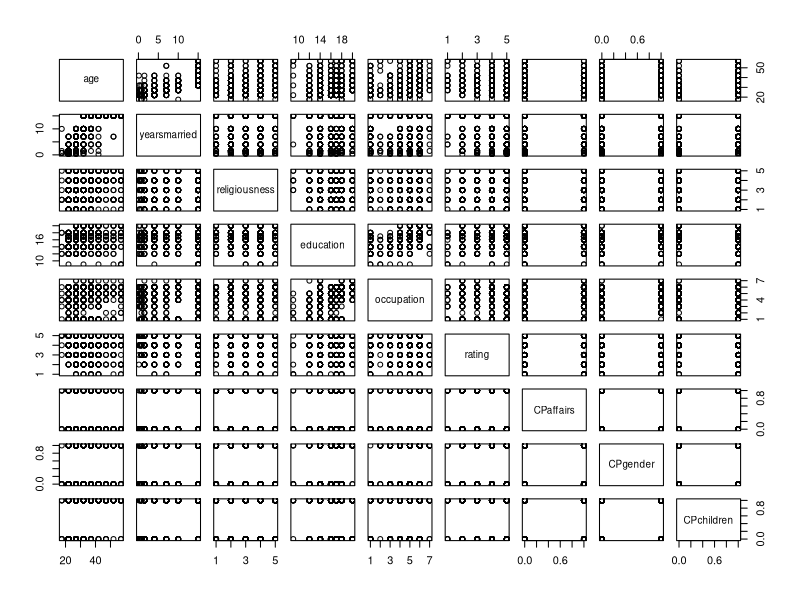
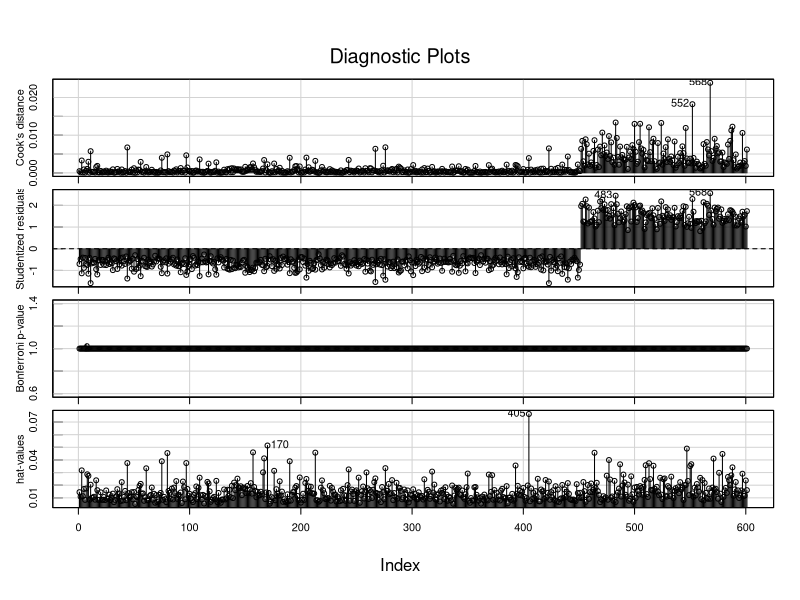
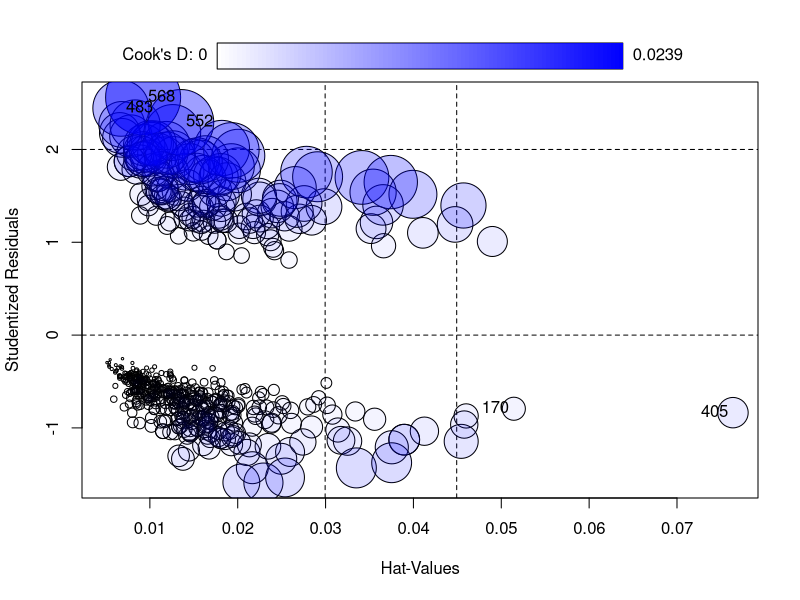
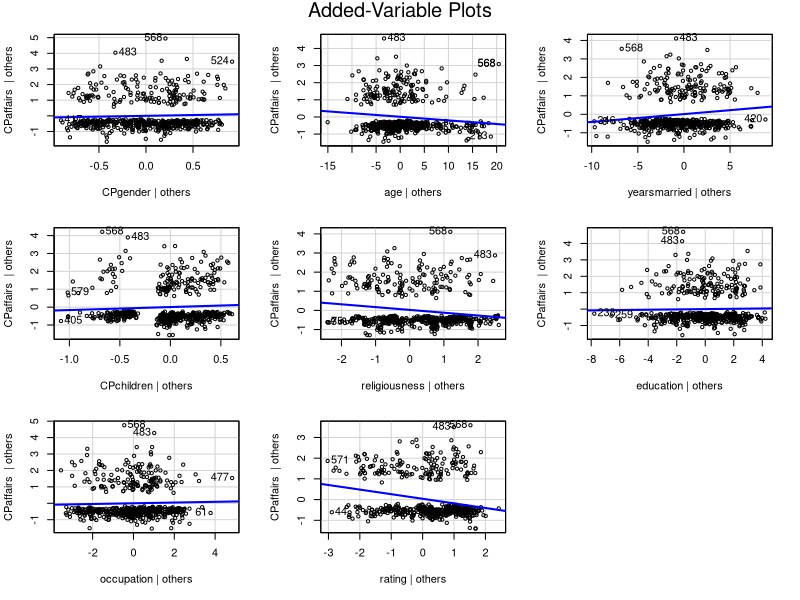
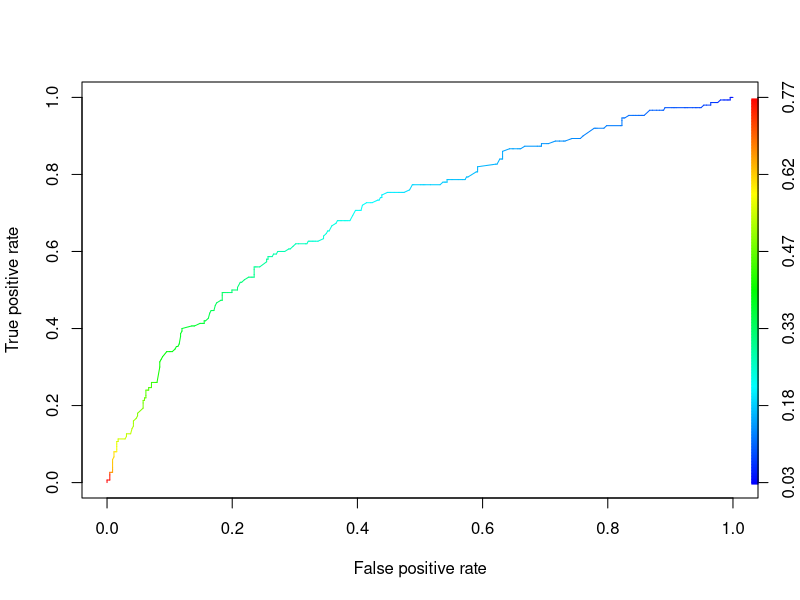

The R script that drew these images, in order:
 
#install.packages('AER')
library(AER)
 data(Affairs,package="AER")

mydata <- Affairs
View(mydata)
attach(mydata)
summary(mydata)
 colnames(mydata)
 CPaffairs <- NULL
CPaffairs <- ifelse(affairs>0,1,0)
mydata[,"CPaffairs"] <- CPaffairs

CPgender <- NULL
CPgender <- ifelse(gender=="male",1,0)
mydata[,"CPgender"] <- CPgender

CPchildren <- NULL
CPchildren <- ifelse(children=="yes",1,0)
mydata[,"CPchildren"] <- CPchildren

mydata <- mydata[,-c(1,2,5)]

plot(mydata)


cor(mydata)



  library(corpcor)

cor2pcor(cor(mydata))
 model <- glm(CPaffairs ~ CPgender + age + yearsmarried + CPchildren + religiousness + education + occupation + rating, family = "binomial")
summary(model)
 influenceIndexPlot(model)


influencePlot(model)


 model2 <- glm(CPaffairs ~ CPgender + age + yearsmarried + CPchildren + religiousness + education + occupation + rating, family = "binomial", data = mydata[-c(170,405,552,568),])
summary(model2)
 #Identification for Not performed Column
vif(model)
 avPlots(model)


FinalModel <- glm(CPaffairs ~ age + yearsmarried + religiousness + rating, family = "binomial", data= mydata[-c(170,405,552,568),])
summary(FinalModel)

 prob <- predict(FinalModel, mydata, type = "response")
prob <- as.data.frame(prob)

final <- cbind(mydata, prob)

confusion <- table(prob>0.5, CPaffairs)
confusion
 accuracy <- sum(diag(confusion)/sum(confusion))
accuracy

#roc
 library(ROCR)
 rocrpred <- prediction(prob, CPaffairs)
rocrperf <- performance(rocrpred, 'tpr', 'fpr')

str(rocrperf)
 plot(rocrperf,colorize=T, text.adj=c(0.2,-1.7))
 
